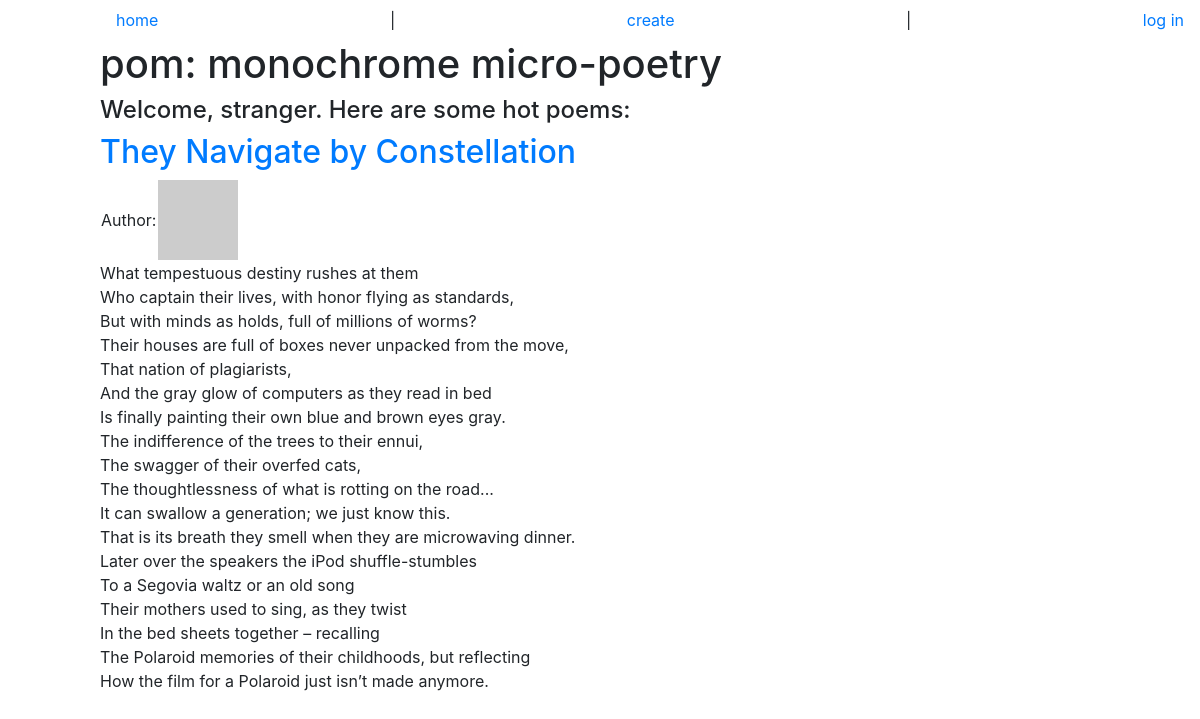
/index, run on the app's committed database.
### app/models.py (models this page shows, shortened)
class Poem(db.Model):
    id = db.Column(db.Integer, primary_key=True)
    name = db.Column(db.String(120), index=True)
    body = db.Column(db.String(1400))
    timestamp = db.Column(db.DateTime)
    user_id = db.Column(db.Integer, db.ForeignKey('users.id'))
    @property
    def body_lines(self):
        return self.body.split("\n")

### app/views.py (the view)
@app.route('/')
@app.route('/index')
def index():
    poems = Poem.query.order_by(Poem.timestamp.desc()).all()
    return render_template('index.html', poems=poems, verbose=True)

### app/models.py (called while the page is built)
    def avatar(self, size=64):
        return 'https://www.gravatar.com/avatar/%s?d=mm&s=%d' % (md5(self.email.encode('utf-8')).hexdigest(), size)

### app/views.py (called while the page is built)
@app.before_request
def before_request():
    g.user = current_user
    if g.user.is_authenticated:
        g.user.last_seen = datetime.utcnow()
        db.session.add(g.user)
        db.session.commit()

### app/templates/index.html (shortened to what this page needs)
{% extends "base.html" %}
{% block content %}
    <div class="header">
        <h1>pom: monochrome micro-poetry</h1>
        <h4>Welcome,
        {% if g.user and g.user.is_authenticated %}
            {{ g.user.nickname }}.
        {% else %}
            stranger.
        {% endif %}Here are some hot poems:</h4>
    </div>
    <div class="poems">
        {% for poem in poems %}
            {% include "poem.html" %}
        {% endfor %}
    </div>
{% endblock %}

### app/templates/poem.html (shortened to what this page needs)
<div class="poem">
    {% if poem_main %}
        <h1>{{ poem.name }}</h1>
    {% else %}
        <a href="{{ url_for('poem', poem_id=poem.id) }}"><h2>{{ poem.name }}</h2></a>
    {% endif %}
    {% if verbose %}
        <table><tr><td>Author:</td><td><a href="{{ url_for('user', nickname=poem.author.nickname) }}">
            {% if poem.author.avatar %}
                <img src="{{ poem.author.avatar(64) }}">
            {% else %}
                {{ poem.author.nickname }}
            {% endif %}
        </a></td></tr></table>
    {% endif %}
    <p>{% for line in poem.body_lines %}
        {{ line }} <br>
    {% endfor %}</p>
</div>

### app/static/css/main.css (style rules this page uses)
body { padding-left: 100px; }

### data on the page
Poem: name "They Navigate by Constellation", body_lines "What tempestuous destiny rushes at them" "Who captain their lives, with honor flying as standards," "But with minds as holds, full of millions of worms?" "Their houses are full of boxes never unpacked from the move," "That nation of plagiarists," "And the gray glow of computers as they read in bed" "Is finally painting their own blue and brown eyes gray." "The indifference of the trees to their ennui," "The swagger of their overfed cats," "The thoughtlessness of what is rotting on the road..." "It can swallow a generation; we just know this." "That is its breath they smell when they are microwaving dinner." "Later over the speakers the iPod shuffle-stumbles" "To a Segovia waltz or an old song" "Their mothers used to sing, as they twist" "In the bed sheets together – recalling" "The Polaroid memories of their childhoods, but reflecting" "How the film for a Polaroid just isn’t made anymore."
